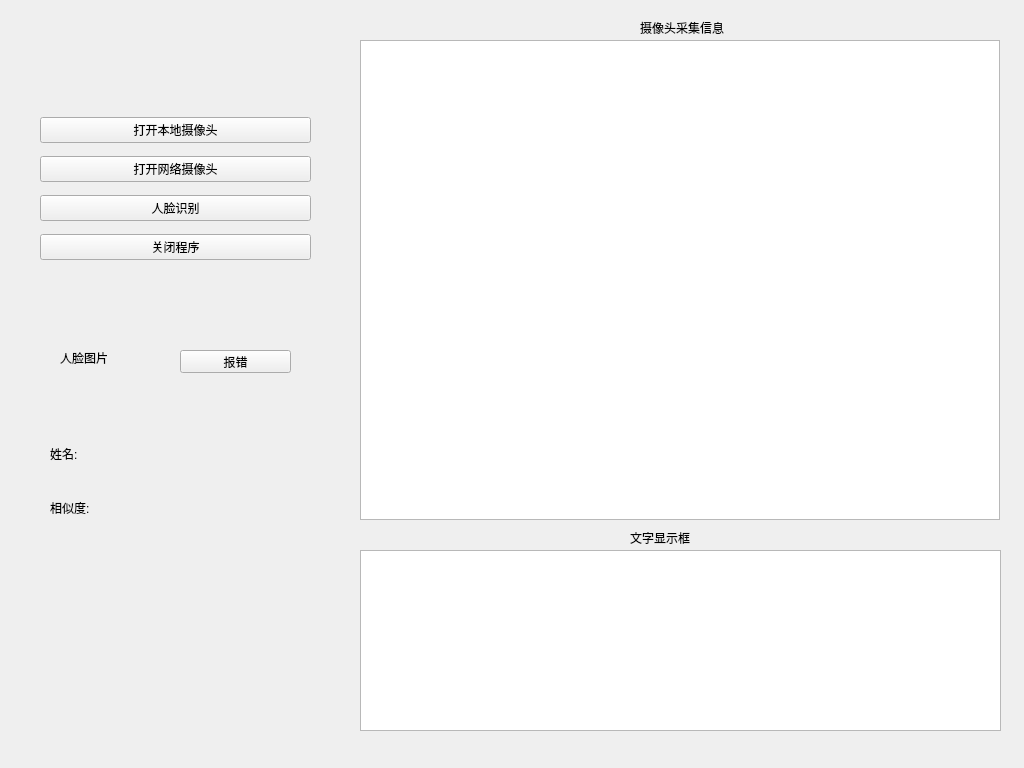
<?xml version="1.0" encoding="UTF-8"?>
<ui version="4.0">
 <class>widget</class>
 <widget class="QWidget" name="widget">
  <property name="geometry">
   <rect>
    <x>0</x>
    <y>0</y>
    <width>1024</width>
    <height>768</height>
   </rect>
  </property>
  <property name="minimumSize">
   <size>
    <width>1024</width>
    <height>768</height>
   </size>
  </property>
  <property name="maximumSize">
   <size>
    <width>1024</width>
    <height>768</height>
   </size>
  </property>
  <property name="windowTitle">
   <string>Form</string>
  </property>
  <widget class="QLabel" name="label_camera">
   <property name="enabled">
    <bool>true</bool>
   </property>
   <property name="geometry">
    <rect>
     <x>360</x>
     <y>40</y>
     <width>640</width>
     <height>480</height>
    </rect>
   </property>
   <property name="minimumSize">
    <size>
     <width>640</width>
     <height>480</height>
    </size>
   </property>
   <property name="maximumSize">
    <size>
     <width>640</width>
     <height>480</height>
    </size>
   </property>
   <property name="text">
    <string/>
   </property>
  </widget>
  <widget class="QTextEdit" name="textEdit">
   <property name="geometry">
    <rect>
     <x>360</x>
     <y>550</y>
     <width>641</width>
     <height>181</height>
    </rect>
   </property>
  </widget>
  <widget class="QGraphicsView" name="graphicsView">
   <property name="geometry">
    <rect>
     <x>360</x>
     <y>40</y>
     <width>640</width>
     <height>480</height>
    </rect>
   </property>
   <property name="minimumSize">
    <size>
     <width>640</width>
     <height>480</height>
    </size>
   </property>
   <property name="maximumSize">
    <size>
     <width>640</width>
     <height>480</height>
    </size>
   </property>
  </widget>
  <widget class="QLabel" name="label_2">
   <property name="geometry">
    <rect>
     <x>640</x>
     <y>20</y>
     <width>91</width>
     <height>16</height>
    </rect>
   </property>
   <property name="text">
    <string>摄像头采集信息</string>
   </property>
  </widget>
  <widget class="QLabel" name="label_3">
   <property name="geometry">
    <rect>
     <x>630</x>
     <y>530</y>
     <width>71</width>
     <height>16</height>
    </rect>
   </property>
   <property name="text">
    <string>文字显示框</string>
   </property>
  </widget>
  <widget class="QWidget" name="layoutWidget">
   <property name="geometry">
    <rect>
     <x>50</x>
     <y>430</y>
     <width>251</width>
     <height>101</height>
    </rect>
   </property>
   <layout class="QGridLayout" name="gridLayout">
    <item row="0" column="0">
     <widget class="QLabel" name="label">
      <property name="text">
       <string>姓名:</string>
      </property>
     </widget>
    </item>
    <item row="1" column="0">
     <widget class="QLabel" name="label_5">
      <property name="text">
       <string>相似度:</string>
      </property>
     </widget>
    </item>
    <item row="1" column="1">
     <widget class="QLabel" name="label_look">
      <property name="text">
       <string/>
      </property>
     </widget>
    </item>
    <item row="0" column="1">
     <widget class="QLabel" name="label_name">
      <property name="text">
       <string/>
      </property>
     </widget>
    </item>
   </layout>
  </widget>
  <widget class="QWidget" name="layoutWidget">
   <property name="geometry">
    <rect>
     <x>40</x>
     <y>110</y>
     <width>271</width>
     <height>161</height>
    </rect>
   </property>
   <layout class="QGridLayout" name="gridLayout_2">
    <item row="0" column="0">
     <widget class="QPushButton" name="btn_local_camera">
      <property name="text">
       <string>打开本地摄像头</string>
      </property>
     </widget>
    </item>
    <item row="1" column="0">
     <widget class="QPushButton" name="btn_web_camera">
      <property name="text">
       <string>打开网络摄像头</string>
      </property>
     </widget>
    </item>
    <item row="2" column="0">
     <widget class="QPushButton" name="btn_get_face">
      <property name="text">
       <string>人脸识别</string>
      </property>
     </widget>
    </item>
    <item row="3" column="0">
     <widget class="QPushButton" name="btn_close">
      <property name="text">
       <string>关闭程序</string>
      </property>
     </widget>
    </item>
   </layout>
  </widget>
  <widget class="QLabel" name="label_face">
   <property name="enabled">
    <bool>true</bool>
   </property>
   <property name="geometry">
    <rect>
     <x>60</x>
     <y>310</y>
     <width>96</width>
     <height>96</height>
    </rect>
   </property>
   <property name="minimumSize">
    <size>
     <width>96</width>
     <height>96</height>
    </size>
   </property>
   <property name="maximumSize">
    <size>
     <width>96</width>
     <height>96</height>
    </size>
   </property>
   <property name="text">
    <string>人脸图片</string>
   </property>
  </widget>
  <widget class="QPushButton" name="btn_debug">
   <property name="geometry">
    <rect>
     <x>180</x>
     <y>350</y>
     <width>111</width>
     <height>23</height>
    </rect>
   </property>
   <property name="text">
    <string>报错</string>
   </property>
  </widget>
 </widget>
 <resources/>
 <connections/>
</ui>
